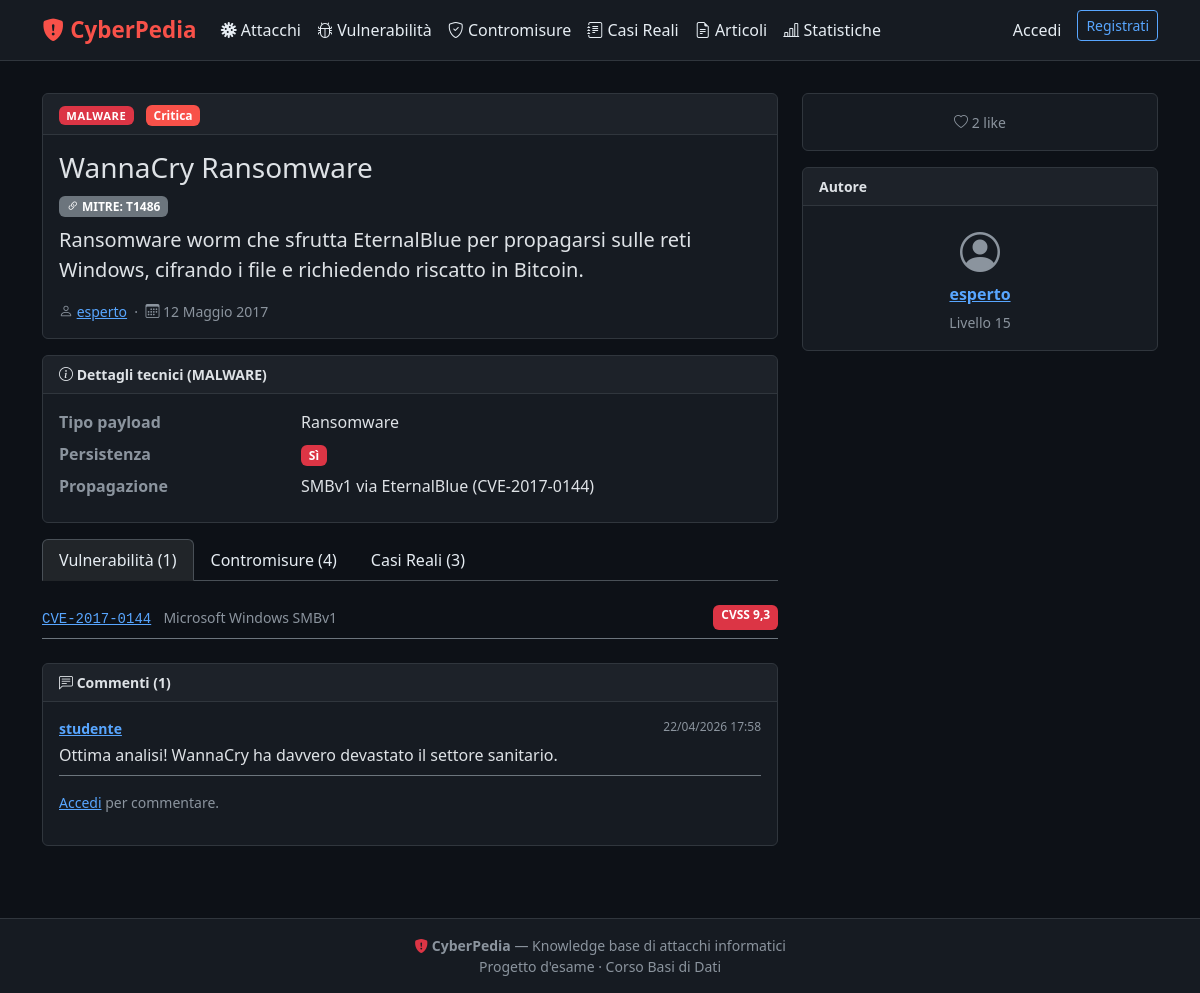
/attacchi/17/, run on the app's committed database.
### core/models.py (models this page shows, shortened)
class Attacco(models.Model):
    id_attacco = models.AutoField(primary_key=True)
    nome = models.CharField(max_length=200)
    descrizione = models.TextField()
    severita = models.CharField(max_length=10, choices=SEVERITA_CHOICES)
    data_pubblicazione = models.DateField()
    riferimento_mitre = models.CharField(max_length=50, blank=True)
    immagine = models.ImageField(upload_to='attacchi_img/', blank=True, null=True)
    id_autore = models.ForeignKey(
        Utenti, on_delete=models.PROTECT,
        db_column='id_autore', related_name='attacchi'
    )
    class Meta:
        db_table = 'attacco'

class Utenti(models.Model):
    id_utente = models.AutoField(primary_key=True)
    username = models.CharField(max_length=20, unique=True)
    email = models.EmailField(unique=True)
    password = models.CharField(max_length=128)
    data_registrazione = models.DateField(auto_now_add=True)
    livello = models.IntegerField(default=0)
    bio = models.TextField(blank=True)
    foto_profilo = models.ImageField(upload_to='profili/', blank=True, null=True)
    class Meta:
        db_table = 'utenti'

class AttaccoMalware(models.Model):
    attacco = models.OneToOneField(
        Attacco, on_delete=models.CASCADE,
        primary_key=True, related_name='malware'
    )
    tipo_payload = models.CharField(max_length=50)
    persistenza = models.BooleanField(default=False)
    propagazione = models.CharField(max_length=100)
    class Meta:
        db_table = 'attacco_malware'

class Vulnerabilita(models.Model):
    id_vulnerabilita = models.AutoField(primary_key=True)
    codice_cve = models.CharField(max_length=20, unique=True, db_index=True)
    descrizione = models.TextField()
    cvss_score = models.DecimalField(max_digits=3, decimal_places=1)
    software_affetto = models.CharField(max_length=200)
    anno_scoperta = models.IntegerField(db_index=True)
    class Meta:
        db_table = 'vulnerabilita'
        constraints = [
            models.CheckConstraint(
                check=Q(cvss_score__gte=0) & Q(cvss_score__lte=10),
                name='cvss_range'
            ),
            models.CheckConstraint(
                check=Q(anno_scoperta__gte=1980),
                name='anno_scoperta_min'
            ),
        ]

class InterazioneAttacco(models.Model):
    interazione = models.OneToOneField(
        Interazione, on_delete=models.CASCADE,
        primary_key=True, related_name='attacco_target'
    )
    id_attacco = models.ForeignKey(
        Attacco, on_delete=models.CASCADE,
        db_column='id_attacco', related_name='interazioni'
    )
    class Meta:
        db_table = 'interazione_attacco'

class Interazione(models.Model):
    id_interazione = models.AutoField(primary_key=True)
    tipo = models.CharField(max_length=12, choices=TIPO_INTERAZIONE_CHOICES)
    testo_commento = models.TextField(null=True, blank=True)
    data = models.DateTimeField(auto_now_add=True)
    id_utente = models.ForeignKey(
        Utenti, on_delete=models.CASCADE,
        db_column='id_utente', related_name='interazioni'
    )
    class Meta:
        db_table = 'interazione'

### core/views.py (the view)
# urls.py: path('attacchi/<int:pk>/', views.attacco_detail, name='attacco-detail'),
def attacco_detail(request, pk):
    attacco = get_object_or_404(
        Attacco.objects.select_related('id_autore'),
        pk=pk
    )
    vulnerabilita = Vulnerabilita.objects.filter(sfrutta__id_attacco=attacco)
    contromisure = Mitiga.objects.filter(
        id_attacco=attacco
    ).select_related('id_contromisura')
    casi = CasoReale.objects.filter(id_attacco=attacco).order_by('-anno')
    commenti = InterazioneAttacco.objects.filter(
        id_attacco=attacco,
        interazione__tipo='commento'
    ).select_related('interazione__id_utente').order_by('-interazione__data')
    n_like = InterazioneAttacco.objects.filter(
        id_attacco=attacco, interazione__tipo='like'
    ).count()
    utente = get_current_user(request)
    ha_messo_like = False
    if utente:
        ha_messo_like = InterazioneAttacco.objects.filter(
            id_attacco=attacco,
            interazione__tipo='like',
            interazione__id_utente=utente,
        ).exists()
    sottoclasse = None
    for attr in ('rete', 'web', 'social', 'malware'):
        if hasattr(attacco, attr):
            try:
                sottoclasse = (attr, getattr(attacco, attr))
                break
            except Exception:
                pass
    return render(request, 'attacchi/detail.html', {
        'attacco': attacco,
        'sottoclasse': sottoclasse,
        'vulnerabilita': vulnerabilita,
        'contromisure': contromisure,
        'casi': casi,
        'commenti': commenti,
        'n_like': n_like,
        'ha_messo_like': ha_messo_like,
    })

### core/auth_helpers.py (called while the page is built)
def get_current_user(request):
    user_id = request.session.get('user_id')
    if not user_id:
        return None
    try:
        return Utenti.objects.get(pk=user_id)
    except Utenti.DoesNotExist:
        del request.session['user_id']
        return None

### core/context_processors.py (called while the page is built)
def current_user(request):
    user_id = request.session.get('user_id')
    if user_id:
        try:
            return {'utente_corrente': Utenti.objects.get(pk=user_id)}
        except Utenti.DoesNotExist:
            del request.session['user_id']
    return {'utente_corrente': None}

### templates/attacchi/detail.html (shortened to what this page needs)
{% extends 'base.html' %}
{% load widget_tweaks %}
{% block content %}
<div class="row g-4">
  <div class="col-lg-8">
    <div class="card mb-3">
      <div class="card-header d-flex justify-content-between align-items-center">
        <div>
          {% if sottoclasse %}
          <span class="badge famiglia-badge
            {% if sottoclasse.0 == 'rete' %}bg-primary
            {% elif sottoclasse.0 == 'web' %}bg-warning text-dark
            {% elif sottoclasse.0 == 'social' %}bg-info text-dark
            {% else %}bg-danger{% endif %} me-2">
            {{ sottoclasse.0|upper }}
          </span>
          {% endif %}
          <span class="badge badge-{{ attacco.severita }}">{{ attacco.get_severita_display }}</span>
        </div>
      </div>
      <div class="card-body">
        <h3>{{ attacco.nome }}</h3>
        {% if attacco.riferimento_mitre %}
          <span class="badge bg-secondary mb-2"><i class="bi bi-link-45deg"></i> MITRE: {{ attacco.riferimento_mitre }}</span>
        {% endif %}
        <p class="lead">{{ attacco.descrizione }}</p>
        <div class="text-muted small mt-3">
          <i class="bi bi-person"></i> <a href="{% url 'profilo' user_id=attacco.id_autore.pk %}">{{ attacco.id_autore.username }}</a>
          &nbsp;·&nbsp; <i class="bi bi-calendar3"></i> {{ attacco.data_pubblicazione }}
        </div>
      </div>
    </div>
    {% if sottoclasse %}
    <div class="card mb-3">
      <div class="card-header small fw-semibold"><i class="bi bi-info-circle"></i> Dettagli tecnici ({{ sottoclasse.0|upper }})</div>
      <div class="card-body">
        {% if sottoclasse.0 == 'rete' %}
          <dl class="row mb-0">
            <dt class="col-sm-4 text-muted">Protocollo</dt><dd class="col-sm-8">{{ sottoclasse.1.protocollo }}</dd>
            <dt class="col-sm-4 text-muted">Porta bersaglio</dt><dd class="col-sm-8">{{ sottoclasse.1.porta_bersaglio|default:"—" }}</dd>
            <dt class="col-sm-4 text-muted">Livello OSI</dt><dd class="col-sm-8">{{ sottoclasse.1.livello_osi }}</dd>
          </dl>
        {% elif sottoclasse.0 == 'social' %}
          <dl class="row mb-0">
            <dt class="col-sm-4 text-muted">Canale</dt><dd class="col-sm-8">{{ sottoclasse.1.get_canale_display }}</dd>
            <dt class="col-sm-4 text-muted">Leva psicologica</dt><dd class="col-sm-8">{{ sottoclasse.1.leva_psicologica }}</dd>
          </dl>
        {% else %}
          <dl class="row mb-0">
            <dt class="col-sm-4 text-muted">Tipo payload</dt><dd class="col-sm-8">{{ sottoclasse.1.tipo_payload }}</dd>
            <dt class="col-sm-4 text-muted">Persistenza</dt><dd class="col-sm-8">{% if sottoclasse.1.persistenza %}<span class="badge bg-danger">Sì</span>{% else %}<span class="badge bg-secondary">No</span>{% endif %}</dd>
            <dt class="col-sm-4 text-muted">Propagazione</dt><dd class="col-sm-8">{{ sottoclasse.1.propagazione }}</dd>
          </dl>
        {% endif %}
      </div>
    </div>
    {% endif %}
    <ul class="nav nav-tabs mb-3" id="detailTab">
      <li class="nav-item"><a class="nav-link active" data-bs-toggle="tab" href="#tab-vuln">Vulnerabilità ({{ vulnerabilita|length }})</a></li>
      <li class="nav-item"><a class="nav-link" data-bs-toggle="tab" href="#tab-ctrl">Contromisure ({{ contromisure|length }})</a></li>
      <li class="nav-item"><a class="nav-link" data-bs-toggle="tab" href="#tab-casi">Casi Reali ({{ casi|length }})</a></li>
    </ul>
    <div class="tab-content">
      <div class="tab-pane fade show active" id="tab-vuln">
        {% for v in vulnerabilita %}
        <div class="d-flex justify-content-between py-2 border-bottom border-secondary">
          <div>
            <a href="{% url 'vulnerabilita-detail' pk=v.pk %}"><code>{{ v.codice_cve }}</code></a>
            <span class="text-muted small ms-2">{{ v.software_affetto }}</span>
          </div>
          <span class="badge bg-{% if v.cvss_score >= 9 %}danger{% elif v.cvss_score >= 7 %}warning text-dark{% else %}secondary{% endif %}">CVSS {{ v.cvss_score }}</span>
        </div>
        {% empty %}<p class="text-muted mt-2">Nessuna vulnerabilità associata.</p>{% endfor %}
      </div>
    </div>
    <div class="card mt-4">
      <div class="card-header small fw-semibold"><i class="bi bi-chat-left-text"></i> Commenti ({{ commenti|length }})</div>
      <div class="card-body">
        {% for c in commenti %}
        <div class="mb-3 pb-2 border-bottom border-secondary">
          <div class="d-flex justify-content-between">
            <strong class="small"><a href="{% url 'profilo' user_id=c.interazione.id_utente.pk %}">{{ c.interazione.id_utente.username }}</a></strong>
            <span class="text-muted" style="font-size:.75rem">{{ c.interazione.data|date:"d/m/Y H:i" }}</span>
          </div>
          <p class="mb-0 mt-1">{{ c.interazione.testo_commento }}</p>
        </div>
        {% empty %}<p class="text-muted">Nessun commento ancora. Sii il primo!</p>{% endfor %}
        {% if utente_corrente %}
        <form method="post" action="{% url 'interazione-attacco' pk=attacco.pk %}" class="mt-3">
          {% csrf_token %}
          <input type="hidden" name="tipo" value="commento">
          <div class="mb-2">
            <textarea name="testo_commento" class="form-control" rows="2" placeholder="Scrivi un commento..."></textarea>
          </div>
          <button type="submit" class="btn btn-cp-primary btn-sm">Commenta</button>
        </form>
        {% else %}
        <p class="text-muted small mt-2"><a href="{% url 'login' %}">Accedi</a> per commentare.</p>
        {% endif %}
      </div>
    </div>
  </div>
  <div class="col-lg-4">
    <div class="card mb-3">
      <div class="card-body text-center">
        {% if utente_corrente %}
        <form method="post" action="{% url 'interazione-attacco' pk=attacco.pk %}" class="d-inline">
          {% csrf_token %}<input type="hidden" name="tipo" value="like">
          <button type="submit" class="btn {% if ha_messo_like %}btn-danger{% else %}btn-outline-danger{% endif %} btn-sm">
            <i class="bi bi-heart{% if ha_messo_like %}-fill{% endif %}"></i> {{ n_like }} Like
          </button>
        </form>
        <form method="post" action="{% url 'interazione-attacco' pk=attacco.pk %}" class="d-inline ms-2">
          {% csrf_token %}<input type="hidden" name="tipo" value="segnalazione">
          <button type="submit" class="btn btn-outline-warning btn-sm"><i class="bi bi-flag"></i> Segnala</button>
        </form>
        {% else %}
        <span class="text-muted small"><i class="bi bi-heart"></i> {{ n_like }} like</span>
        {% endif %}
      </div>
    </div>
    <div class="card">
      <div class="card-header small fw-semibold">Autore</div>
      <div class="card-body text-center">
        {% if attacco.id_autore.foto_profilo %}
          <img src="{{ attacco.id_autore.foto_profilo.url }}" class="rounded-circle mb-2" width="60" height="60" style="object-fit:cover" alt="">
        {% else %}
          <i class="bi bi-person-circle fs-1 text-muted"></i>
        {% endif %}
        <p class="mb-1 fw-semibold"><a href="{% url 'profilo' user_id=attacco.id_autore.pk %}">{{ attacco.id_autore.username }}</a></p>
        <small class="text-muted">Livello {{ attacco.id_autore.livello }}</small>
      </div>
    </div>
  </div>
</div>
{% endblock %}

### templates/base.html (style rules this page uses)
:root { --cp-bg: #0d1117; --cp-surface: #161b22; --cp-border: #30363d; --cp-text: #e6edf3; --cp-muted: #8b949e; --cp-red: #f85149; --cp-blue: #58a6ff; --cp-green: #3fb950; --cp-yellow: #d29922; }
body { background: var(--cp-bg); color: var(--cp-text); font-family: 'Segoe UI', system-ui, sans-serif; }
.nav-link { color: var(--cp-text) !important; }
.card { background: var(--cp-surface); border: 1px solid var(--cp-border); }
.card-header { background: rgba(255,255,255,.03); border-bottom: 1px solid var(--cp-border); }
.badge-critica { background: var(--cp-red); }
.text-muted { color: var(--cp-muted) !important; }
a { color: var(--cp-blue); }
.famiglia-badge { font-size: .7rem; text-transform: uppercase; letter-spacing: .05em; }

### data on the page
Attacco: severita "Critica", nome "WannaCry Ransomware", riferimento_mitre "T1486", descrizione "Ransomware worm che sfrutta EternalBlue per propagarsi sulle reti Windows, cifrando i file e richiedendo riscatto in Bitcoin.", id_autore.username "esperto", data_pubblicazione "12 Maggio 2017", id_autore.livello "15"
AttaccoMalware: tipo_payload "Ransomware", propagazione "SMBv1 via EternalBlue (CVE-2017-0144)"
Vulnerabilita: codice_cve "CVE-2017-0144", software_affetto "Microsoft Windows SMBv1", cvss_score "9,3"
InterazioneAttacco: interazione.id_utente.username "studente", interazione.data "22/04/2026 17:58", interazione.testo_commento "Ottima analisi! WannaCry ha davvero devastato il settore sanitario."

### other printed values
{{ sottoclasse.0|upper }} "MALWARE"
{{ vulnerabilita|length }} "1"
{{ contromisure|length }} "4"
{{ casi|length }} "3"
{{ commenti|length }} "1"
{{ n_like }} "2"
